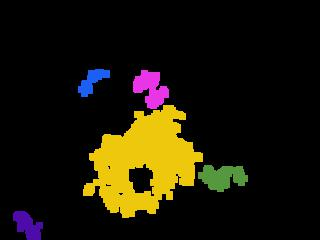
#> input picture joined_trial_new/region39.jpg, 320 x 240 px, found by its file name
$ jupyter execute --allow-errors join_disconnected.ipynb   (shell and % lines are left out)
#> lines starting #> are read from the running program, lines starting #| are printed output that depends on the picture; after the words box and inside, x2 and y2 are one past the last pixel; in counts of white or black regions, pixels touching at a corner belong together
[cell 1]
import cv2
import sys
import math
import random
import numpy as np
import plotly.express as px
import matplotlib.pyplot as plt
sys.setrecursionlimit(1000000)

[cell 2]
colors = []
for i in range(3000):
    colors.append(np.array([random.randint(0,255),random.randint(0,255),random.randint(0,255)]))

def color_it(img1,c):
    img=np.zeros((img1.shape[0],img1.shape[1]))
    img3=np.zeros((img1.shape[0],img1.shape[1],3),dtype=np.uint8)
    for i in range(img1.shape[0]):
        for j in range(img1.shape[1]):
            if img1[i][j] in c:
                img[i][j]=255
                for k in range(3):
                    img3[i][j][k]=colors[int(img1[i][j])][k]
    # plt.imshow(img3)
    # plt.show()
    return img,img3

def dfs22(i,j,img,re,vis,c):
    global ctr
    if(i<0 or i>=img.shape[0] or j<0 or j>=img.shape[1] or vis[i][j]==1 or img[i][j]==0):
        return 0
    else:
        vis[i][j]=1
        re[i][j]=c
        vall=1
        if img[i][j]!=0:
            vall+=dfs22(i+1,j,img,re,vis,c)
            vall+=dfs22(i-1,j,img,re,vis,c)
            vall+=dfs22(i,j+1,img,re,vis,c)
            vall+=dfs22(i,j-1,img,re,vis,c)
            vall+=dfs22(i+1,j+1,img,re,vis,c)
            vall+=dfs22(i-1,j-1,img,re,vis,c)
            vall+=dfs22(i-1,j+1,img,re,vis,c)
            vall+=dfs22(i+1,j-1,img,re,vis,c)
        return vall

def count_obj2(img,co=255):
    cc = 1
    dd = []
    re = np.zeros((img.shape[0],img.shape[1]))
    vi = np.zeros((img.shape[0],img.shape[1]))
    for i in range(img.shape[0]):
        for j in range(img.shape[1]):
            if vi[i][j]==0 and img[i][j]==co:
                kkk=[]
                kkk.append(dfs22(i,j,img,re,vi,cc))
                kkk.append(cc-1)
                dd.append(kkk)
                cc+=1
    return cc-1,dd,re

[cell 3]
# [53 lines left out: function join_disconnected, not called in this run]

[cell 4]
arry=[]
for i in range(1,144):
    arry.append("../images/2016_04_07_07_09_21FrontColor_IN/motion_vec_with_0.25_2%/frame{}.jpg".format(i))

[cell 5]
len(arry)

#> (a cell that did not finish here is left out)

# SCRAPE from here (Ignore but don't delete)

[cell 7]
img=cv2.imread("../output_trial_new/region39.jpg")
#> img is the input picture: shape (240, 320, 3); mean B, G, R 8.2, 22.9, 27.9
plt.imshow(img)
plt.show()

[cell 8]
img_gray=cv2.cvtColor(img,cv2.COLOR_BGR2GRAY)
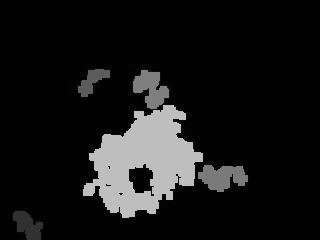
#> img_gray: shape (240, 320); min 0, max 225, mean 22.7
plt.imshow(img_gray,cmap='gray')
plt.show()

[cell 9]
img_th=cv2.threshold(img_gray,50,255,cv2.THRESH_BINARY)[1]
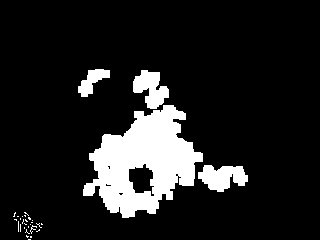
#> img_th: shape (240, 320); 12.8% white; 30 white regions (26 under 20 px), largest, box (x1, y1, x2, y2) and area: (83, 105, 203, 218) 7529, (198, 165, 248, 192) 900, (133, 70, 169, 109) 833, (78, 69, 110, 97) 438
plt.imshow(img_th,cmap='gray')
plt.show()

[cell 10]
# img_e=cv2.erode(img_th,None,iterations=3)
img_d=cv2.dilate(img_th,None,iterations=3)
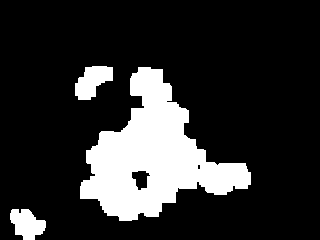
#> img_d: shape (240, 320); 18.1% white; 3 white regions, box (x1, y1, x2, y2) and area: (80, 67, 251, 221) 12265, (75, 66, 113, 100) 836, (10, 209, 46, 240) 762
# plt.imshow(img_e,cmap='gray')
# plt.show()
plt.imshow(img_d,cmap='gray')
plt.show()

[cell 11]
thr=2000
aa,bb,re=count_obj2(img_d,255)
#> after the loop in count_obj2, `for i in range(img.shape[0]):`: cc = 4; dd = [[836, 0], [12265, 1], [762, 2]]
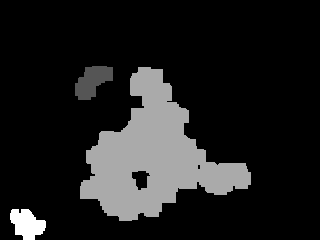
#> re: shape (240, 320) float64; min 0, max 3, mean 0.36; drawn with min black and max white
#> aa = 3; bb = [[836, 0], [12265, 1], [762, 2]]
bbb=[x[0] for x in bb]
#> bbb = [836, 12265, 762]
aaa=[]
aab=[]
for i in bb:
    if i[0]>2000:
        aaa.append(i[0])
        aab.append(i[1]+1)
#> this loop made 3 passes
#> after the loop, aaa = [12265]; aab = [2]
print("Number of cluster:",len(aaa))
#| Number of cluster: 1
print(aab)
#| [2]
px.line(bbb)

[cell 12]
aa,aaa=color_it(re,aab)
#> after the loop in color_it, `for i in range(img1.shape[0]):`:
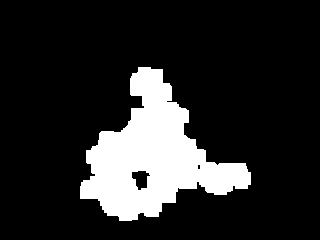
#> img: shape (240, 320) float64; 16% white; 1 white region, box (x1, y1, x2, y2) and area: (80, 67, 251, 221) 12265
#> after the loop in color_it, `for i in range(img1.shape[0]):`:
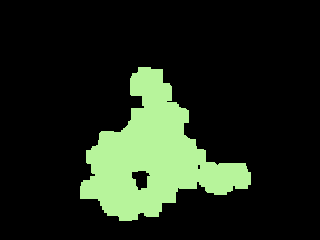
#> img3: shape (240, 320, 3); mean of channels 0, 1, 2 24.8, 39, 29.2; drawn as B, G, R

$ run again, with joined_trial_new/region104.jpg copied over joined_trial_new/region39.jpg
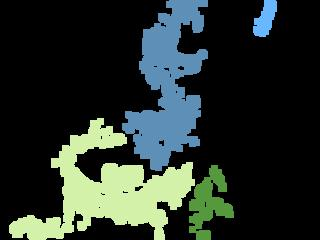
#> input picture joined_trial_new/region104.jpg, 320 x 240 px, found by its file name
#> img is the input picture: shape (240, 320, 3); mean B, G, R 42.5, 48, 37.9
#> `img_th=cv2.threshold(img_gray,50,255,cv2.THRESH_BINARY)[1]`:
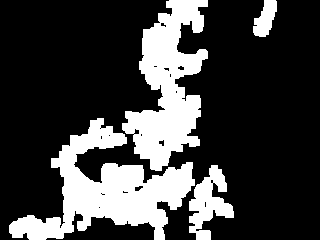
#> img_th: shape (240, 320); 24.8% white; 4 white regions, box (x1, y1, x2, y2) and area: (9, 118, 195, 240) 9099, (122, 0, 208, 171) 7678, (189, 165, 234, 240) 1697, (253, 0, 277, 37) 563
#> img_d: shape (240, 320); 33.1% white; 2 white regions, box (x1, y1, x2, y2) and area: (6, 0, 237, 240) 24495, (250, 0, 280, 40) 912
#> the loop in count_obj2, `for i in range(img.shape[0]):` made 240 passes
#> the loop `for i in bb:` made 2 passes
#> i on passes 1 to 2: [24495, 0], [912, 1]
#| Number of cluster: 1
#| [1]
#> after the loop in color_it, `for i in range(img1.shape[0]):`:
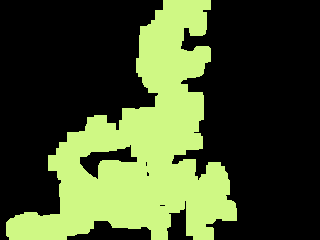
#> img3: shape (240, 320, 3); mean of channels 0, 1, 2 42.1, 79.1, 66; drawn as B, G, R
